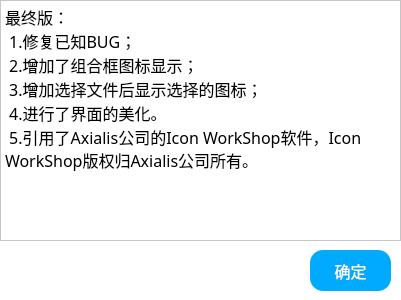
<?xml version="1.0" encoding="UTF-8"?>
<ui version="4.0">
 <class>UpDateLogWindow</class>
 <widget class="QDialog" name="UpDateLogWindow">
  <property name="geometry">
   <rect>
    <x>0</x>
    <y>0</y>
    <width>401</width>
    <height>300</height>
   </rect>
  </property>
  <property name="windowTitle">
   <string>更新日志</string>
  </property>
  <property name="styleSheet">
   <string notr="true">background-color:white;</string>
  </property>
  <widget class="QPlainTextEdit" name="plainTextEdit">
   <property name="geometry">
    <rect>
     <x>0</x>
     <y>0</y>
     <width>401</width>
     <height>241</height>
    </rect>
   </property>
   <property name="font">
    <font>
     <family>微软雅黑</family>
     <pointsize>12</pointsize>
    </font>
   </property>
   <property name="plainText">
    <string>最终版：
 1.修复已知BUG；
 2.增加了组合框图标显示；
 3.增加选择文件后显示选择的图标；
 4.进行了界面的美化。
 5.引用了Axialis公司的Icon WorkShop软件，Icon WorkShop版权归Axialis公司所有。
</string>
   </property>
  </widget>
  <widget class="QPushButton" name="btndef">
   <property name="geometry">
    <rect>
     <x>310</x>
     <y>250</y>
     <width>81</width>
     <height>41</height>
    </rect>
   </property>
   <property name="font">
    <font>
     <family>Microsoft YaHei</family>
     <pointsize>12</pointsize>
    </font>
   </property>
   <property name="cursor">
    <cursorShape>PointingHandCursor</cursorShape>
   </property>
   <property name="styleSheet">
    <string notr="true">QPushButton
{border-radius:13px;

background-color:rgb(0, 170, 255)
;color:white;}
QPushButton::pressed
{
background-color:rgb(73, 112, 255);
}

</string>
   </property>
   <property name="text">
    <string>确定</string>
   </property>
  </widget>
 </widget>
 <resources/>
 <connections>
  <connection>
   <sender>btndef</sender>
   <signal>clicked()</signal>
   <receiver>UpDateLogWindow</receiver>
   <slot>close()</slot>
   <hints>
    <hint type="sourcelabel">
     <x>350</x>
     <y>270</y>
    </hint>
    <hint type="destinationlabel">
     <x>200</x>
     <y>149</y>
    </hint>
   </hints>
  </connection>
 </connections>
</ui>
